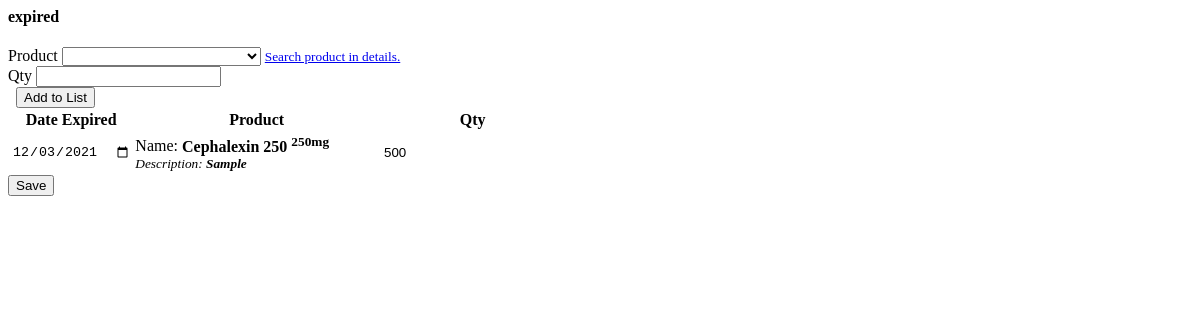
The app's page /manage_expired.php?iid=1 with its own data.
### tables this page shows
CREATE TABLE `inventory` (
  `id` int(30) NOT NULL,
  `product_id` int(30) NOT NULL,
  `qty` int(30) NOT NULL,
  `type` tinyint(1) NOT NULL COMMENT '1= stockin , 2 = stockout',
  `stock_from` varchar(100) NOT NULL COMMENT 'sales/receiving',
  `form_id` int(30) NOT NULL,
  `expiry_date` date NOT NULL,
  `expired_confirmed` tinyint(1) NOT NULL DEFAULT 0,
  `other_details` text NOT NULL,
  `remarks` text NOT NULL,
  `date_updated` datetime NOT NULL DEFAULT current_timestamp() ON UPDATE current_timestamp()
);

CREATE TABLE `product_list` (
  `id` int(30) NOT NULL,
  `category_id` text NOT NULL,
  `type_id` int(30) NOT NULL,
  `sku` varchar(50) NOT NULL,
  `price` double NOT NULL,
  `name` varchar(150) NOT NULL,
  `measurement` text NOT NULL,
  `description` text NOT NULL,
  `prescription` tinyint(1) NOT NULL DEFAULT 0
);

### manage_expired.php (the view, shortened to what this page needs)
<?php include 'db_connect.php';
if(isset($_GET['iid'])){
	$conn->query("UPDATE inventory set expired_confirmed = 1 where id = ".$_GET['iid']);
}
?>
<div class="container-fluid">
	<div class="col-lg-12">
		<div class="card">
			<div class="card-header">
				<h4>expired</h4>
			</div>
			<div class="card-body">
				<form action="" id="manage-expired">
					<div class="col-md-12">
						<div class="row mb-3">
								<div class="col-md-4">
									<label class="control-label">Product</label>
									<select name="" id="product" class="custom-select browser-default select2">
										<option value=""></option>
									<?php
									$product = $conn->query("SELECT * FROM product_list  order by name asc");
									while($row=$product->fetch_assoc()):
									?>
										<option value="<?php echo $row['id'] ?>" data-name="<?php echo $row['name'] ?>" data-measurement="<?php echo $row['measurement'] ?>" data-description="<?php echo $row['description'] ?>"><?php echo $row['name'] . ' | ' . $row['sku'] ?></option>
									<?php endwhile; ?>
									</select>
									<small><a href="javascript:void(0)" id="search_prod">Search product in details.</a></small>
								</div>
								<div class="col-md-2">
									<label class="control-label">Qty</label>
									<input type="number" class="form-control text-right" step="any" id="qty" >
								</div>
								<div class="col-md-3">
									<label class="control-label">&nbsp</label>
									<button class="btn btn-block btn-sm btn-primary" type="button" id="add_list"><i class="fa fa-plus"></i> Add to List</button>
								</div>
						</div>
						<div class="row">
							<table class="table table-bordered" id="list">
								<colgroup>
									<col width="20%">
									<col width="40%">
									<col width="30%">
									<col width="10%">
								</colgroup>
								<thead>
									<tr>
										<th class="text-center">Date Expired</th>
										<th class="text-center">Product</th>
										<th class="text-center">Qty</th>
										<th class="text-center"></th>
									</tr>
								</thead>
								<tbody>
									<?php
									if(isset($_GET['iid'])):
										$inv = $conn->query("SELECT i.*,p.name,p.measurement,p.sku,p.description FROM inventory i inner join product_list p on p.id = i.product_id where i.id =".$_GET['iid']);
									while($row = $inv->fetch_assoc()):
									?>
										<tr class="item-row">
											<td>
												<input type="date" name="expiry_date[]" class="text-right" value="<?php echo date("Y-m-d",strtotime($row['expiry_date'])) ?>">
											</td>
											<td>
												<p class="pname">Name: <b><?php echo $row['name'] ?> <sup><?php echo $row['measurement'] ?></sup></b></p>
												<p class="pdesc"><small><i>Description: <b><?php echo $row['description'] ?></b></i></small></p>
											</td>
											<td>
												<input type="number" min="1" step="any" name="qty[]" value="<?php echo $row['qty'] ?>" class="text-right">
											</td>
											<td class="text-center">
											</td>
										</tr>
									<?php endwhile; ?>
									<?php endif; ?>
								</tbody>
							</table>
						</div>
						<div class="row">
							<div class="col-lg-12">
								<button class="btn btn-primary col-sm-3 btn-sm btn-block float-right ">Save</button>
							</div>
						</div>
					</div>
				</form>
			</div>
		</div>
	</div>
</div>

### manage_expired.php (style rules this page uses)
td { vertical-align: middle !important; }
td p { margin: unset; }
td input { height: calc(100%); width: calc(100%); border: unset; }

### records on screen
inventory: expiry_date "12/03/2021", product_list.name "Cephalexin 250", product_list.measurement "250mg", product_list.description "Sample", qty "500"
